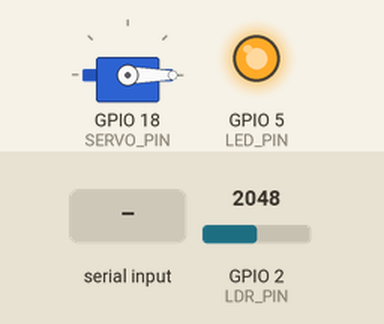
This sketch was run on a simulated ESP32. Shown: servo, output pins drawn as LEDs (lit = HIGH). The test bench sets the inputs (shaded band); at power-on: GPIO 2 (LDR_PIN) = 2048. What the sketch prints to the serial monitor is not drawn.

Above: at 1.2 s.
1.3 s: GPIO 2 (LDR_PIN) set to 1595
2.8 s: GPIO 2 (LDR_PIN) set to 1486
At 3.3 s:
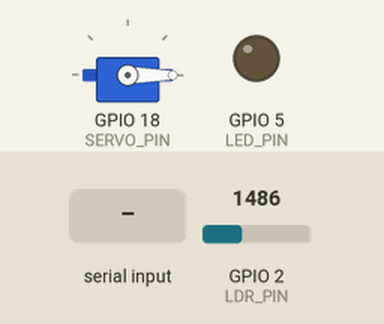
4.3 s: "servo: on\n" received over Serial
At 4.6 s:
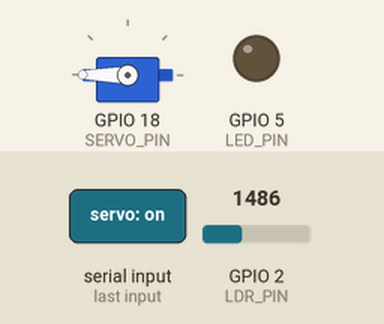
5.8 s: GPIO 2 (LDR_PIN) set to 2047
At 6.9 s:
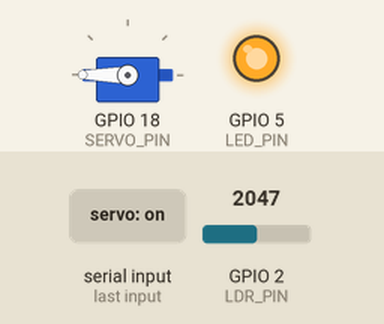
8.8 s: GPIO 2 (LDR_PIN) set to 1228
At 9.4 s:
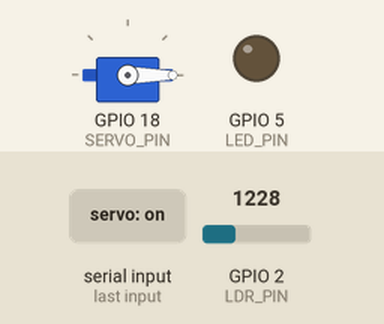
10.3 s: GPIO 2 (LDR_PIN) set to 2866
At 11.5 s:
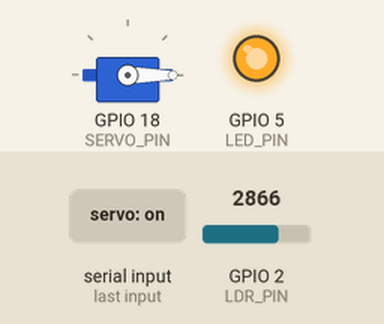
Timing chart, 0 to 12.8 s (numbered marks = the images above; inputs shaded):
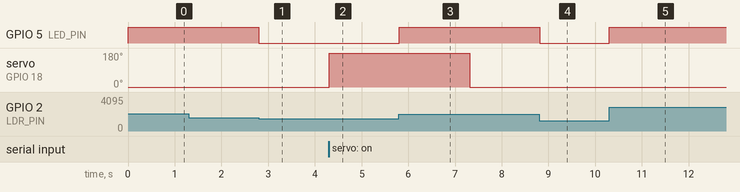

The sketch:

sketch.ino
```cpp
#include <ESP32Servo.h>

// Pin definitions
#define LDR_PIN 2
#define LED_PIN 5
#define SERVO_PIN 18

// Constants
const float gama = 0.7;
const float rl10 = 50;
const int threshold = 200; // Example threshold for LDR to turn on LED

// Variables
int pos = 0;
Servo servo;
bool servoState = false;
unsigned long servoOnTime = 0;

void setup() {
  // Initialize serial communication
  Serial.begin(115200);
  Serial.println("Hello, ESP32!");

  // Initialize LED pin
  pinMode(LED_PIN, OUTPUT);
  digitalWrite(LED_PIN, LOW);

  // Initialize servo
  servo.attach(SERVO_PIN, 500, 2400);
  servo.write(0); // Initialize to 0 degrees
}

void loop() {
  // Read LDR value
  int nilaiLDR = analogRead(LDR_PIN);
  nilaiLDR = map(nilaiLDR, 4095, 0, 1024, 0); // Convert ADC value for ESP32
  float voltage = nilaiLDR / 1024.0 * 5.0;
  float resistance = 2000 * voltage / (1 - voltage / 5.0);
  float brightness = pow(rl10 * 1e3 * pow(10, gama) / resistance, (1 / gama));

  // Print brightness value for debugging
  Serial.print("Nilai LDR: ");
  Serial.println(nilaiLDR);

  // Determine if it's bright or dark and control the LED
  if (brightness < threshold) {
    digitalWrite(LED_PIN, HIGH); // Turn on LED if it's dark
    Serial.println("Redup");
    Serial.println("LED Menyala");
  } else {
    digitalWrite(LED_PIN, LOW); // Turn off LED if it's bright
    Serial.println("Terang");
    Serial.println("LED Mati");
  }

  // Control Servo based on command
  if (Serial.available() > 0) {
    String command = Serial.readStringUntil('\n');
    command.trim();

    if (command == "servo: on" && !servoState) {
      servoState = true;
      servoOnTime = millis();
      servo.write(180); // Open servo
      Serial.println("Servo On");
    } else if (command == "servo: off" && servoState) {
      servoState = false;
      servo.write(0); // Close servo
      Serial.println("Servo Off");
    }
  }

  // Auto-close servo after 3 seconds if it's open
  if (servoState && (millis() - servoOnTime > 3000)) {
    servoState = false;
    servo.write(0); // Close servo
    Serial.println("Servo closed automatically after 3 seconds");
  }

  delay(10); // Short delay for stability
}
```

Measured:
- the behaviour switches between 1556 and 1555 on GPIO 2 (LDR_PIN) (found by bisection; images 0 and 1)
- after the input at 2.8 s, GPIO 5 (LED_PIN): HIGH → LOW at once
- after the input at 4.3 s, servo on GPIO 18 (SERVO_PIN): 0° → 180° at once
- after the input at 5.8 s, GPIO 5 (LED_PIN): LOW → HIGH at once
- after the input at 8.8 s, GPIO 5 (LED_PIN): HIGH → LOW at once
- after the input at 10.3 s, GPIO 5 (LED_PIN): LOW → HIGH at once
